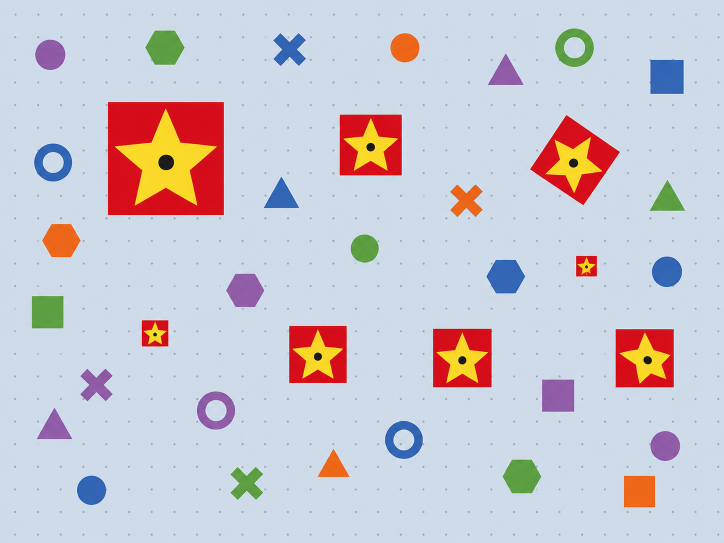
#> input picture opencv/prj04/images/59.png, 1448 x 1086 px (shown at 1/2 size)
$ python main11.py
#> lines starting #> are read from the running program, lines starting #| are printed output that depends on the picture; after the words box and inside, x2 and y2 are one past the last pixel; in counts of white or black regions, pixels touching at a corner belong together
#이미지 피라미드, 템플릿매칭
import cv2

img = cv2.imread('images/59.png')
#> img is the input picture: shape (1086, 1448, 3); mean B, G, R 209.5, 200.6, 202.2
temp_img = cv2.imread('images/60.png')
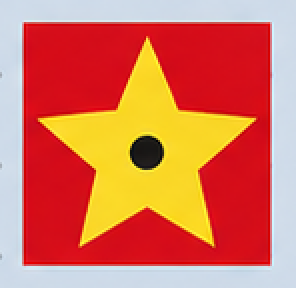
#> input picture opencv/prj04/images/60.png, 148 x 144 px (shown 2 times larger)
#> temp_img is the input picture: shape (144, 148, 3); mean B, G, R 88.7, 115.7, 216.5
img = cv2.resize(img, (600, 600))
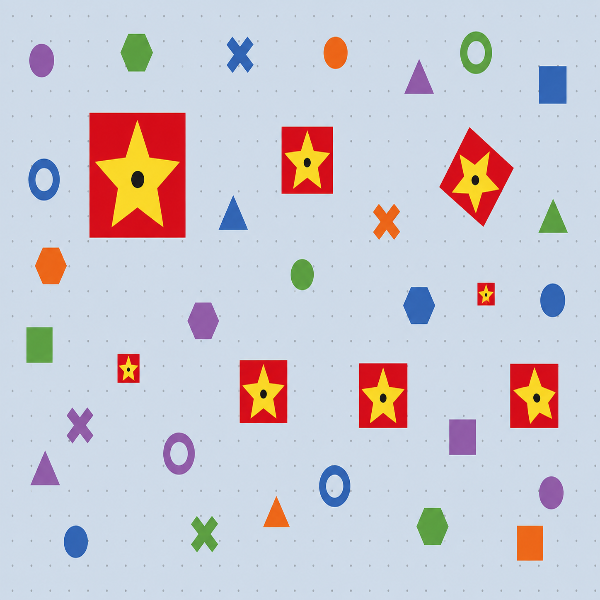
#> img: shape (600, 600, 3); mean B, G, R 209.5, 200.5, 202.2

h = temp_img.shape[0]
#> h = 144
w = temp_img.shape[1]
#> w = 148

img_up = cv2.pyrUp(img)
img_down = cv2.pyrDown(img)
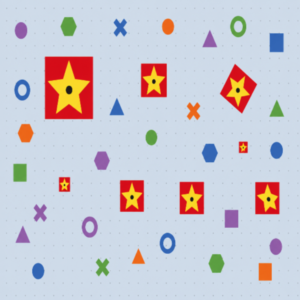
#> img_down: shape (300, 300, 3); mean B, G, R 209.5, 200.5, 202.1

# 템플릿 매칭
result = cv2.matchTemplate(img, temp_img, cv2.TM_CCOEFF_NORMED) #TM_CCOEFF_NORMED은 매칭이 높을 수록 좋음(max)/ 뭘로봐야 낮은게 좋음?(min), type = numpy
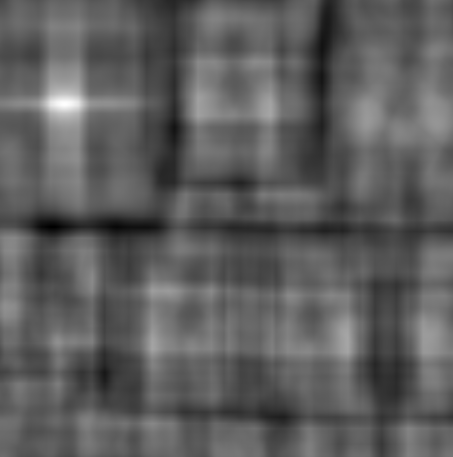
#> result: shape (457, 453) float32; min -0.353, max 0.61, mean 0.00313; drawn with min black and max white
min_val, max_val, min_loc, max_loc = cv2.minMaxLoc(result) #min, max location
#> min_val = -0.353; max_val = 0.61; min_loc = (52, 226); max_loc = (64, 104)

top_left = max_loc  #좌측 상단 시작점
#> top_left = (64, 104)
bottom_right = (top_left[0] + w, top_left[1] + h)  #위치 못찾음 ^^
#> bottom_right = (212, 248)
cv2.rectangle(img, top_left, min_loc, (50, 50, 50), 3)
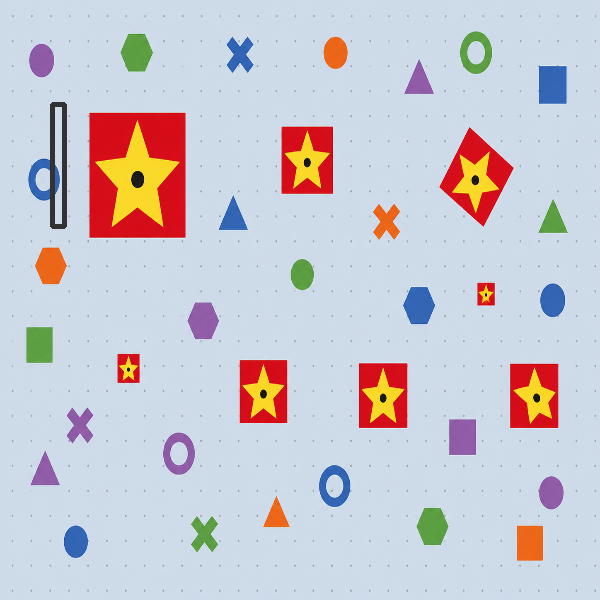
#> img: shape (600, 600, 3); 0.37% of pixels changed, all inside (x1, y1, x2, y2) = (50, 102, 67, 229)


cv2.imshow('img', img)
# [5 lines of commented-out code are left out]
